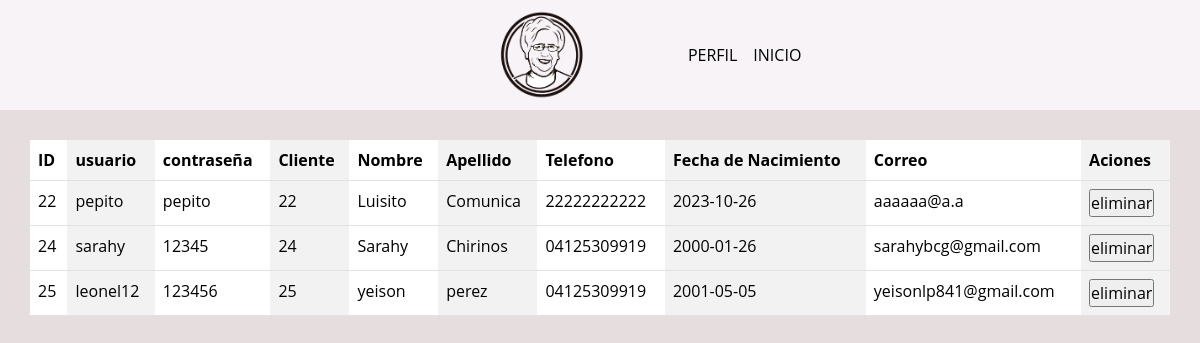
Page /admin/lista_Usuarios.php on the committed database.
### tables this page shows
CREATE TABLE `inicio3` (
  `id_inicio` int(11) NOT NULL,
  `usuario_inicio` varchar(40) NOT NULL,
  `contraseña_inicio` varchar(40) NOT NULL,
  `id_compra` int(11) DEFAULT NULL
);

CREATE TABLE `usuario` (
  `id_usuario` int(11) NOT NULL,
  `id_cliente` int(11) DEFAULT NULL,
  `id_admin` int(11) DEFAULT NULL
);

CREATE TABLE `registro` (
  `id` int(100) NOT NULL,
  `nombre` varchar(50) NOT NULL,
  `apellido` varchar(40) NOT NULL,
  `telefono` varchar(15) NOT NULL,
  `fecha` date NOT NULL,
  `correo` varchar(40) NOT NULL,
  `usuario_id` int(11) NOT NULL
);

### admin/lista_Usuarios.php (the view, shortened to what this page needs)
<?php
$db= new DataBase();
    $con= $db->conectar();
    $sql= $con->query("SELECT * FROM inicio3 INNER JOIN  usuario on inicio3.id_inicio=usuario.id_cliente INNER JOIN registro on usuario.id_usuario=registro.usuario_id");
    $sql->execute();
?>
<!DOCTYPE html>
<html lang="en">
<head>
    <link href="https://cdn.jsdelivr.net/npm/bootstrap@5.3.2/dist/css/bootstrap.min.css" rel="stylesheet">
<link rel="stylesheet" href="../CSS1//estilo_lista.css">
</head>
<body>
<header>
        <div class="navbar navbar-expand-lg">
            <div class="container">
                <a href="#" class="navbar-brand" id="logo">
                    <img src="../wed/imagenes/logotipoabuela.png">
                </a>
                <div class="collapse navbar-collapse" id="navbarHeader">
                    <ul class="navbar-nav me-auto mb-2 mb-lg-0">
                        <li class="nav-item">
                            <a href="../admin/perfil.php" class="nav-link active">PERFIL</a>
                        </li>
                        <li class="nav-item">
                            <a href="../admin/miniProyecto.php" class="nav-link active">INICIO</a>
                        </li>
                    </ul>
                </div>
            </div>
        </div>
    </header>
<main>
        <div class="container">
            <div class="table-responsive">
                <table  class="table table-striped-columns" >
                    <thead>
                        <tr>
                            <th>ID</th>
                            <th>usuario</th>
                            <th>contraseña</th>
                            <th>Cliente</th>
                            <th>Nombre</th>
                            <th>Apellido</th>
                            <th>Telefono</th>
                            <th>Fecha de Nacimiento</th>
                            <th>Correo</th>
                            <th>Aciones</th>
                        </tr>
                    </thead>
                    <tbody>
                        <?php if(!$resultado=$sql->fetchAll(PDO::FETCH_ASSOC))
                        {
                            echo'<tr><td colspan="5" class="text-center"><b>Lista vacia</b></td></tr>';
                        }else{
                            foreach($resultado as $producto)
                            {
                                $_id= $producto['id_inicio'];
                                $usuario= $producto['usuario_inicio'];
                                $contraseña= $producto['contraseña_inicio'];
                                $cliente= $producto['id_cliente'];
                                $nombre= $producto['nombre'];
                                $apellido= $producto['apellido'];
                                $telefono= $producto['telefono'];
                                $fecha= $producto['fecha'];
                                $correo= $producto['correo'];
                       ?>
                        <tr>
                            <td><?php echo $_id;?></td>
                            <td><?php echo $usuario;?></td>
                            <td><?php echo $contraseña;?></td>
                            <td><?php echo $cliente;?></td>
                            <td><?php echo $nombre;?></td>
                            <td><?php echo $apellido;?></td>
                            <td><?php echo $telefono;?></td>
                            <td><?php echo $fecha;?></td>
                            <td><?php echo $correo;?></td>
                             <td>
        <form action="" method="post">
            <input type="submit" value="eliminar" name="eliminar" id="eliminar">
        </form>
         </td>
                        </tr>
                        <?php }?>
                    </tbody>
                    <?php }?>
                </table>
            </div>
</body>
</html>

### CSS1/estilo_lista.css (style rules this page uses)
* { margin: 0; padding: 0; box-sizing: border-box; font-family: 'Open Sans', sans-serif; }
main>.container { padding: 30px 0; }
body { background-color: #e6ddde; }
header { display: flex; height: 110px; background-color: #f7f3f7; justify-content: center; align-items: center; padding-left: 10px; }
#navbarHeader { margin-left: 30%; gap: 45px; }
#logo img { gap: 20px; width: 90px; height: 90px; margin-left: 20px; }

### rows in the picture
inicio3: id_inicio "22", usuario_inicio "pepito", contraseña_inicio "pepito", usuario.id_cliente "22", registro.nombre "Luisito", registro.apellido "Comunica", registro.telefono "22222222222", registro.fecha "2023-10-26", registro.correo "aaaaaa@a.a"
inicio3: id_inicio "24", usuario_inicio "sarahy", contraseña_inicio "12345", usuario.id_cliente "24", registro.nombre "Sarahy", registro.apellido "Chirinos", registro.telefono "04125309919", registro.fecha "2000-01-26", registro.correo "sarahybcg@gmail.com"
inicio3: id_inicio "25", usuario_inicio "leonel12", contraseña_inicio "123456", usuario.id_cliente "25", registro.nombre "yeison", registro.apellido "perez", registro.telefono "04125309919", registro.fecha "2001-05-05", registro.correo "yeisonlp841@gmail.com"
